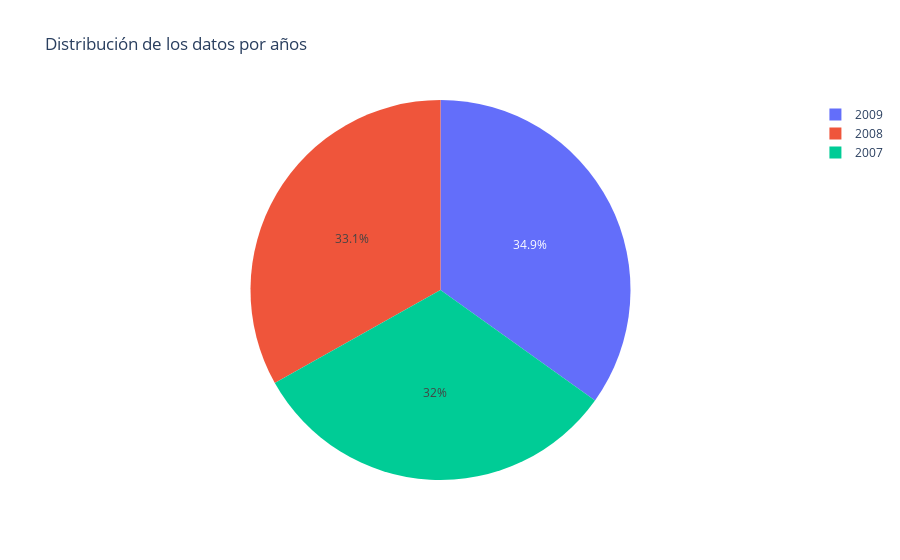

Notebook code for this chart:
### Markdown cell above
## Distribución de los datos por años

### Code cell
year_counts = df['year'].value_counts().reset_index()
year_counts_columns = ["year", "count"]

fig = px.pie(
    year_counts,
    names = 'year', values = 'count',
    title= "Distribución de los datos por años",
    color = 'year',
)

fig.show()

### Figure 1 — Plotly figure (JSON) as saved in the notebook; plotly's stock layout.template omitted (floating-point values rounded to 4 significant figures)
{"data": [{"customdata": [[2009], [2008], [2007]], "domain": {"x": [0, 1], "y": [0, 1]}, "hovertemplate": "year=%{customdata[0]}<br>count=%{value}<extra></extra>", "labels": [2009, 2008, 2007], "legendgroup": "", "marker": {"colors": ["#636efa", "#EF553B", "#00cc96"]}, "name": "", "showlegend": true, "type": "pie", "values": [120, 114, 110]}], "layout": {"legend": {"tracegroupgap": 0}, "title": {"text": "Distribución de los datos por años"}}}
